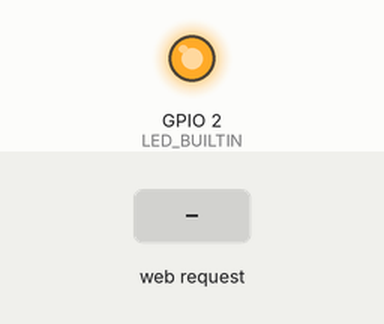
Simulated run of this sketch. Board: ESP8266 (NodeMCU). Shown: output pins drawn as LEDs (lit = HIGH, except the on-board LED, lit = LOW). The inputs (shaded band) are chosen by the test bench. WiFi joins after 1.5 s; servers stay silent unless stated; what the sketch prints to the serial monitor is not drawn.

Above: at 2.7 s.
2.8 s: HTTP request GET /LED=OFF received
At 3.2 s:
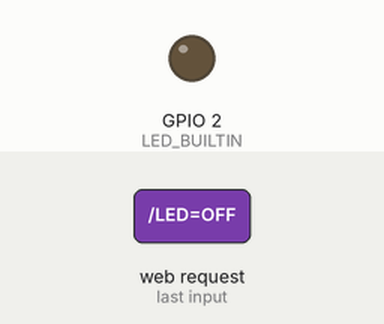
4.3 s: HTTP request GET /LED=ON received
At 5.5 s:
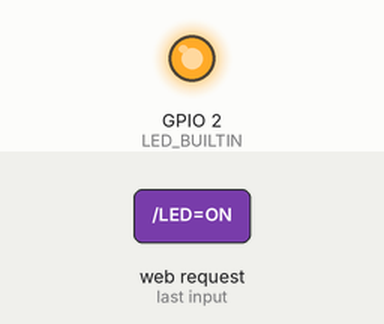
Timing chart, 0 to 7.3 s (numbered marks = the images above; inputs shaded):
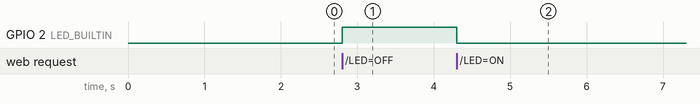

Measured:
- after the input at 2.8 s, GPIO 2 (LED_BUILTIN): LOW → HIGH at once
- after the input at 4.3 s, GPIO 2 (LED_BUILTIN): HIGH → LOW at once

The sketch:

WiFi_blink.ino
```cpp
// Launch a server, log progress to USB serial, change LED based on web input
// based on: https://diyprojects.io/esp8266-web-server-tutorial-create-html-interface-connected-object/
// Load Wi-Fi library
#include <ESP8266WiFi.h>

// Replace with your network credentials
const char* SSID = "Actiontec-8318-2.4G";
const char* PASSWORD = "e3d9dd3c";

// Set web server port number to 80
WiFiServer server(80);

void setup() {
  // initialize digital pin LED_BUILTIN as an output.
  pinMode(LED_BUILTIN, OUTPUT);
  digitalWrite(LED_BUILTIN, LOW);

  Serial.begin(115200);
  while (!Serial) ;
  Serial.println("Hello world");

  // Connect to Wi-Fi network with SSID and PASSWORD
  WiFi.begin(SSID, PASSWORD);
  Serial.print("Connecting to ");
  Serial.print(SSID);
  while (WiFi.status() != WL_CONNECTED) {
    delay(500);
    Serial.print(".");
  }
  // Print local IP address
  Serial.print("\r\nWiFi connected at IP address:  ");
  Serial.println(WiFi.localIP());

  // Start Web Server
  server.begin();
}

// Main loop
void loop(){
  char *state = "ON</i>";
  // Create a client and listen for incoming clients
  WiFiClient client = server.available();

  // Do nothing if server is not available
  if (!client) {
     return;
  }

  // Wait for a client
  while(!client.available()){}

  // A new client is connected, get the request
  String request = client.readStringUntil('\r');
  Serial.print(request);
  client.flush();

  if (request.indexOf("/LED=ON") != -1)
  {
    Serial.print("\t# switching LED on");
    digitalWrite(LED_BUILTIN, LOW);
    state = "ON</i>";
  }
  else if (request.indexOf("/LED=OFF") != -1)
  {
    Serial.print("\t# switching LED off");
    digitalWrite(LED_BUILTIN, HIGH);
    state = "OFF</i>";
  }
  else if (request.indexOf("/favicon.ico") != -1)
  {
    client.println("HTTP/1.1 410 Gone");
    client.println("");
  }

  // Display GPIO status
  client.println("HTTP/1.1 200 OK");
  client.println("Content-Type: text/html");
  client.println("");
  client.println("<!DOCTYPE HTML>");
  client.print("<html><i>LED GPIO status: ");
  client.println(state);
  client.println("<br><br>Switch GPIO state <a href=\"/LED=ON\"><b>ON</b></a> or <a href=\"/LED=OFF\"><b>OFF</b></a><br><img src=\"https://alselectro.files.wordpress.com/2018/04/d1_pinout.jpg\"></html>");
  Serial.println("");
}
```
